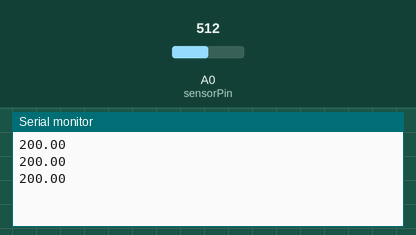
Simulated run of this sketch. Board: Arduino Uno, built with avr-gcc and run on an emulated ATmega328P. On the bench: the last lines printed to the serial monitor. The inputs (shaded band) are chosen by the test bench; at power-on: A0 (sensorPin) = 512.

Above: at 1.3 s.
1.4 s: A0 (sensorPin) set to 716
At 1.9 s:
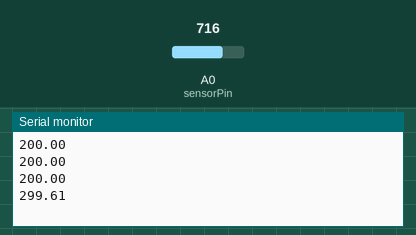
2.9 s: A0 (sensorPin) set to 900
At 3.4 s:
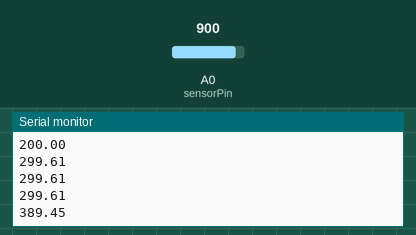
Timing chart, 0 to 5.9 s (numbered marks = the images above; inputs shaded):
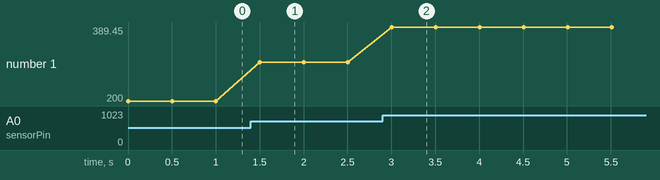

The sketch:

sensor.ino
```cpp
int sensorPin = A0;
int sensorValue = 0;
float temp = 0.0;

void setup()
{
  Serial.begin(9600);
}

void loop()
{
  sensorValue = analogRead(sensorPin);
  float voltage = sensorValue * (5000 / 1024.0);
  temp = (voltage - 500) / 10;
  Serial.println(temp);
  delay(500);
}
```

Measured:
- after the input at 1.4 s, the serial monitor: prints a new line after 0.10 s (image 1)
- after the input at 2.9 s, the serial monitor: prints a new line after 0.10 s (image 2)
- plotted number 1: 200 → 299.61 after the input at 1.4 s, 299.61 → 389.45 after the input at 2.9 s
